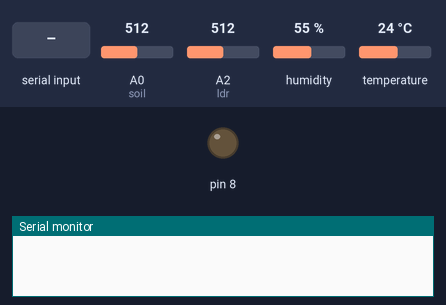
Bench run of a sketch on a simulated Arduino Uno, built with avr-gcc and run on an emulated ATmega328P. On the bench: output pins drawn as LEDs (lit = HIGH), the last lines printed to the serial monitor. The test bench sets the inputs (shaded band); at power-on: A0 (soil) = 512, A2 (ldr) = 512, humidity 55 %, temperature 24 °C.

Above: at 1.2 s.
1.3 s: "a" received over Serial
At 2.3 s:
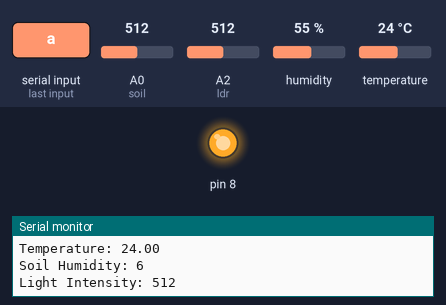
2.8 s: "o" received over Serial
At 3.2 s:
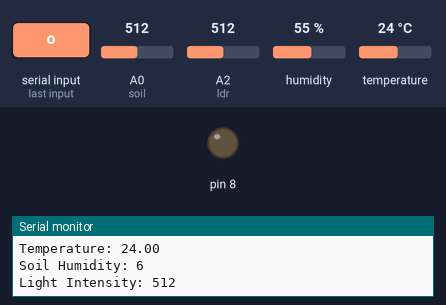
Timing chart, 0 to 5.8 s (numbered marks = the images above; inputs shaded):
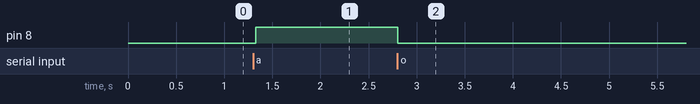

The sketch:

bluetooth.ino
```cpp
#include <DHT_U.h>
#include "DHT.h"
#define DHTPIN A5
#define DHTTYPE DHT11
DHT dht(DHTPIN, DHTTYPE);
char junk;
String inputString="";
int soil = A0;
int ldr = A2;
int output_value = 0;
int sensorValue = 0;

void setup()                    // run once, when the sketch starts
{
 Serial.begin(38400);            // set the baud rate to 9600, same should be of your Serial Monitor
 pinMode(8, OUTPUT);
 dht.begin();

}

void loop()
{

   if(Serial.available()){
   while(Serial.available())
    {
      char inChar = (char)Serial.read(); //read the input
      inputString += inChar;        //make a string of the characters coming on serial
    }
     sensorValue = analogRead(ldr); // read the value from the sensor
     float h = dht.readHumidity();
     float t = dht.readTemperature();
     output_value= analogRead(soil);
     output_value = map(output_value,550,0,0,100);
        Serial.print("Humidity: ");
        Serial.print(h);
        Serial.println("");
        Serial.print("Temperature: ");
        Serial.print(t);
        Serial.println("");
        Serial.print("Soil Humidity: ");
        Serial.print(output_value);
        Serial.println("");
        Serial.print("Light Intensity: ");
        Serial.print(sensorValue);
    while (Serial.available() > 0)
    { junk = Serial.read() ; }      // clear the serial buffer
    if(inputString == "o"){
      while(1){
        output_value= analogRead(soil);
        output_value = map(output_value,550,0,0,100);
        if(output_value < 0){
        digitalWrite(8,HIGH);
       }
       else{
          digitalWrite(8,LOW);
        }
      }
    }
    if(inputString == "a"){         //in case of 'a' turn the LED on
      digitalWrite(8, HIGH);
    }else if(inputString == "b"){   //incase of 'b' turn the LED off
      digitalWrite(8, LOW);
    }
    inputString = "";
  }
}
```

Measured:
- after the input at 1.3 s, pin 8: LOW → HIGH at once
- after the input at 2.8 s, pin 8: HIGH → LOW at once
